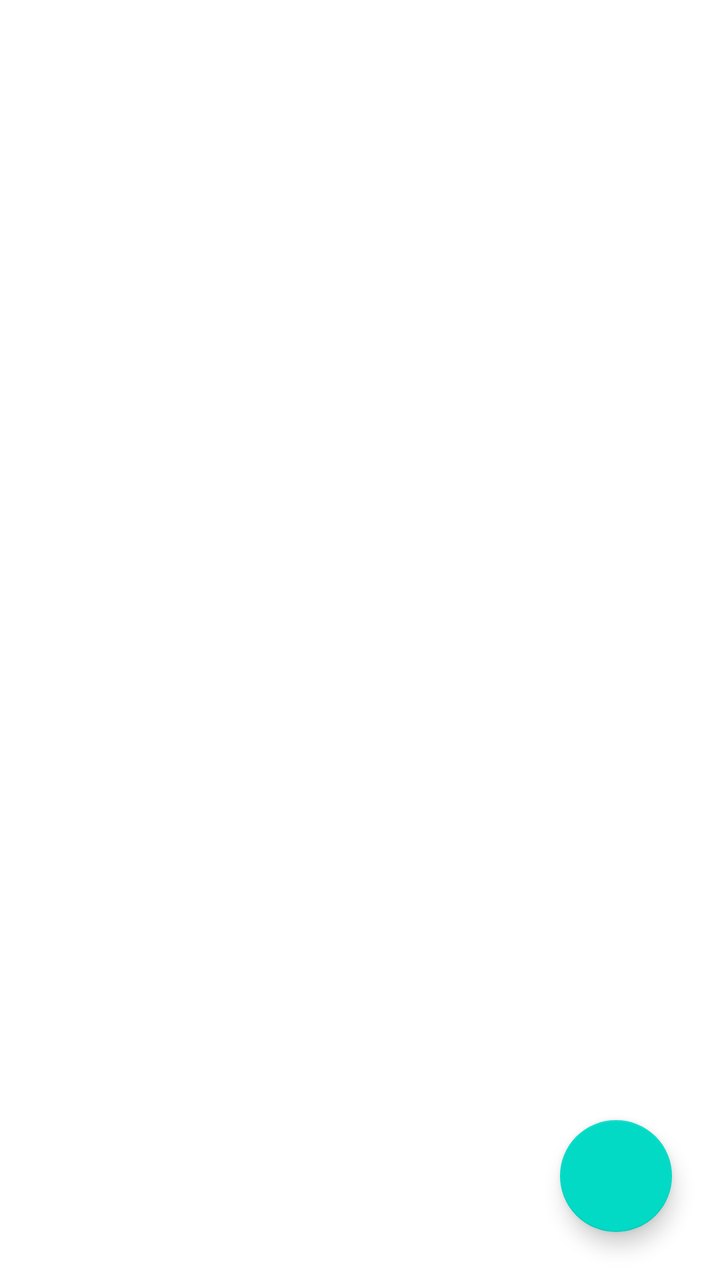
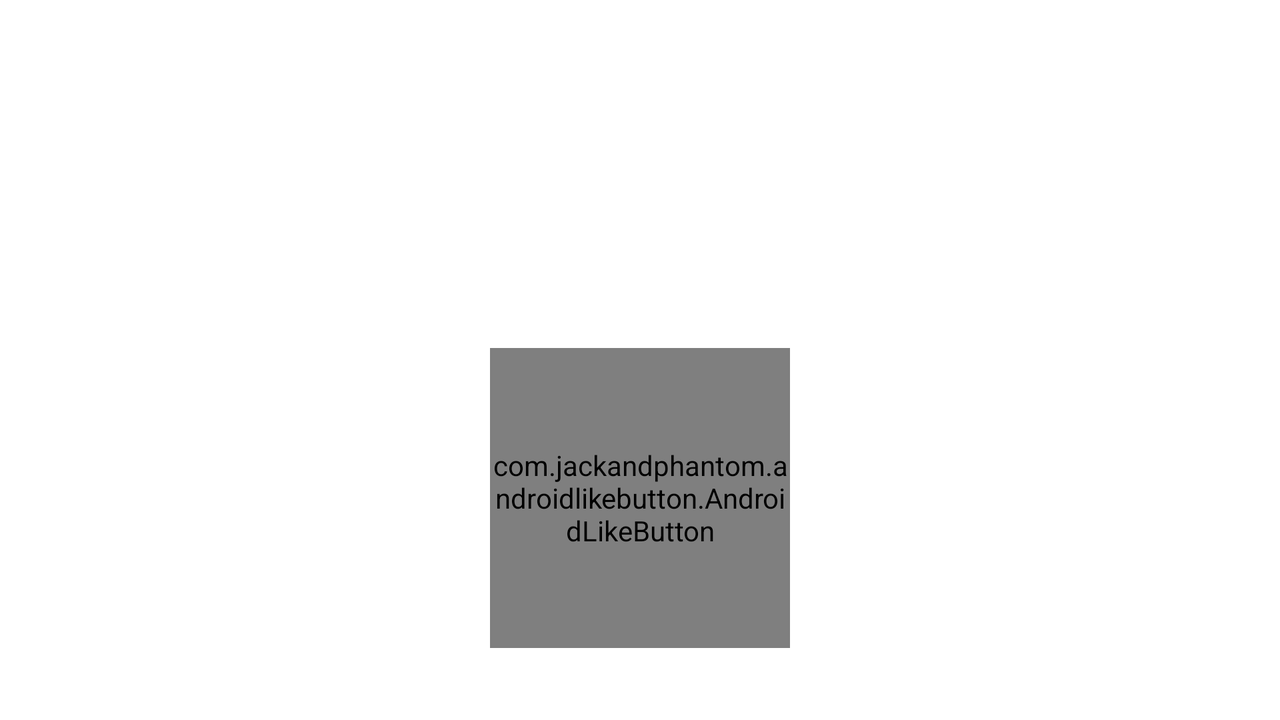

An Android layout and its configuration variant, each rendered on a device that would load it. The default file and the variant file are quoted in full after the pictures.
<!-- AndroidManifest.xml: application theme AppTheme -->
<!-- res/layout/activity_item_more.xml -->
<?xml version="1.0" encoding="utf-8"?>
<LinearLayout xmlns:android="http://schemas.android.com/apk/res/android"
    xmlns:app="http://schemas.android.com/apk/res-auto"
    xmlns:tools="http://schemas.android.com/tools"
    android:layout_width="match_parent"
    android:layout_height="match_parent"
    tools:context="View.Activities.ItemMore"
    android:orientation="vertical"
    android:weightSum="100"
    >

    <ImageView
        android:id="@+id/itemImageUrl"
        android:layout_width="match_parent"
        android:layout_height="0dp"
        android:scaleType="centerCrop"
        android:adjustViewBounds="true"
        android:layout_weight="25"/>

    <androidx.recyclerview.widget.RecyclerView
        android:id="@+id/recyclerViewItemMore"
        android:layout_width="match_parent"
        android:layout_height="0dp"
        android:padding="12dp"
        tools:listitem="@layout/recyclerview_item"
        android:layout_weight="75"
        />

    <com.google.android.material.floatingactionbutton.FloatingActionButton
        android:id="@+id/floating_button_like"
        android:layout_width="wrap_content"
        android:layout_height="wrap_content"
        android:layout_gravity="bottom|right"
        android:layout_marginEnd="24dp"
        android:layout_marginBottom="24dp"
        android:onClick="onClick"
        app:srcCompat="@drawable/ic_add_black"
        tools:ignore="RtlHardcoded" />
</LinearLayout>
<!-- res/layout/recyclerview_item.xml (included above) -->
<?xml version="1.0" encoding="utf-8"?>
<com.google.android.material.card.MaterialCardView
    xmlns:android="http://schemas.android.com/apk/res/android"
    xmlns:tools="http://schemas.android.com/tools"
    android:layout_width="match_parent"
    android:layout_height="wrap_content"
    android:layout_marginBottom="12dp"
    xmlns:app="http://schemas.android.com/apk/res-auto"
    android:layout_margin="8dp"
    app:cardCornerRadius="8dp"
    app:cardElevation="5dp"
    app:cardUseCompatPadding="true"
    style="@style/Widget.MaterialComponents.CardView"
    android:onClick="onClickItemRecycler"
    >

    <LinearLayout
        android:layout_width="match_parent"
        android:layout_height="wrap_content"
        android:orientation="vertical">

    <ImageView
        android:id="@+id/homeImageUrl"
        android:layout_width="match_parent"
        android:layout_height="194dp"
        android:scaleType="centerCrop"
        android:transitionName="kek"
        />

    <LinearLayout
        android:layout_width="match_parent"
        android:layout_height="wrap_content"
        android:orientation="vertical"
        android:padding="16dp">

        
        <TextView
            android:id="@+id/homeName"
            android:layout_width="wrap_content"
            android:layout_height="wrap_content"
            android:text="Hello"
            android:textAppearance="?attr/textAppearanceHeadline6"
            />
        <TextView
            android:id="@+id/homeCity"
            android:layout_width="wrap_content"
            android:layout_height="wrap_content"
            android:layout_marginTop="8dp"
            android:text="World"
            android:textAppearance="?attr/textAppearanceBody2"
            android:textColor="?android:attr/textColorSecondary"
            />
        <TextView
            android:id="@+id/homeDate"
            android:layout_width="wrap_content"
            android:layout_height="wrap_content"
            android:layout_marginTop="16dp"
            android:text="Yes"
            android:textAppearance="?attr/textAppearanceBody2"
            android:textColor="?android:attr/textColorSecondary"
            />
        </LinearLayout>
    </LinearLayout>
</com.google.android.material.card.MaterialCardView>
<!-- resources referenced by this layout -->
<resources>
  <style name="AppTheme" parent="Theme.MaterialComponents.Light.NoActionBar">
          
          <item name="android:windowContentTransitions">true</item>
          <item name="colorPrimary">@color/colorPrimary</item>
          <item name="colorPrimaryDark">@color/colorPrimaryDark</item>
          <item name="colorAccent">@color/colorAccent</item>
          <item name="bottomSheetDialogTheme">@style/AppBottomSheetDialogTheme</item>
      </style>
  <style name="AppBottomSheetDialogTheme" parent="Theme.Design.Light.BottomSheetDialog">
          <item name="bottomSheetStyle">@style/AppModalStyle</item>
      </style>
  <style name="AppModalStyle" parent="Widget.Design.BottomSheet.Modal">
          <item name="android:background">@drawable/layout_me_backgroud</item>
      </style>
  <!-- drawable layout_me_backgroud (drawable) -->
  <?xml version="1.0" encoding="utf-8"?>
  <shape xmlns:android="http://schemas.android.com/apk/res/android"
      android:shape="rectangle">
  
      <solid android:color="@color/colorWhite"/>
  
      <corners
          android:topLeftRadius="35dp"
          android:topRightRadius="35dp"/>
  </shape>
</resources>
<!-- res/layout-land/activity_item_more.xml (the repository's variant of the layout above) -->
<!-- drawn on the phone turned sideways -->
<?xml version="1.0" encoding="utf-8"?>
<LinearLayout xmlns:android="http://schemas.android.com/apk/res/android"
    xmlns:app="http://schemas.android.com/apk/res-auto"
    xmlns:tools="http://schemas.android.com/tools"
    android:layout_width="match_parent"
    android:layout_height="match_parent"
    android:orientation="vertical"
    android:id="@+id/description_layout"
    android:weightSum="100"
    tools:context="view.activities.ItemMore">

        <ImageView
            android:id="@+id/itemImageUrl"
            android:layout_width="match_parent"
            android:layout_height="0dp"
            android:layout_weight="15"
            android:adjustViewBounds="true"
            android:scaleType="centerCrop" />
    <FrameLayout
        android:layout_width="match_parent"
        android:layout_height="0dp"
        android:layout_weight="75">
        <androidx.recyclerview.widget.RecyclerView
            android:id="@+id/recyclerViewItemMore"
            android:layout_width="match_parent"
            android:layout_height="match_parent"
            android:padding="12dp"
            tools:listitem="@layout/recyclerview_item" />


    <com.jackandphantom.androidlikebutton.AndroidLikeButton
        android:id="@+id/likeButtonDescription"
        android:layout_width="150dp"
        android:layout_height="150dp"
        android:layout_gravity="bottom|center_horizontal"
        app:like_icon="@drawable/like"
        app:unlike_icon="@drawable/unlike"
        app:circle_startColor="#fcd229"
        app:circle_endColor="#f4ac1b"
        app:dot_color_1="#f5ce31"
        app:dot_color_2="#ed8128"
        />
    </FrameLayout>
</LinearLayout>
